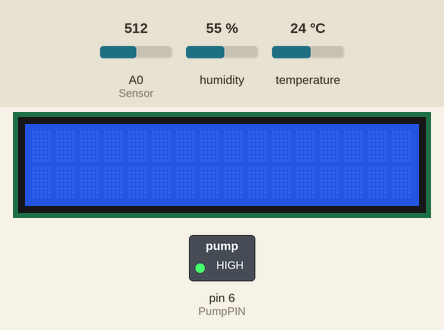
Recording of a sketch running on a simulated Arduino Uno, built with avr-gcc and run on an emulated ATmega328P. On the bench: 16×2 character LCD, switched loads named in the sketch (green lamp = pin HIGH). Wiring (inferred from the names in the program): IR receiver: data pin 13. The inputs (shaded band) are chosen by the test bench; at power-on: A0 (Sensor) = 512, humidity 55 %, temperature 24 °C. What the sketch prints to the serial monitor is not drawn.

Above: at 1.2 s.
1.3 s: A0 (Sensor) set to 698
14.3 s: A0 (Sensor) set to 722
At 27.0 s:
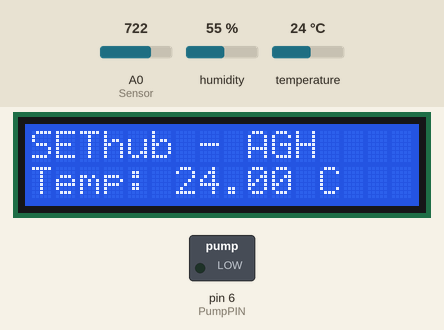
27.8 s: humidity set to 22 %
At 41.7 s:
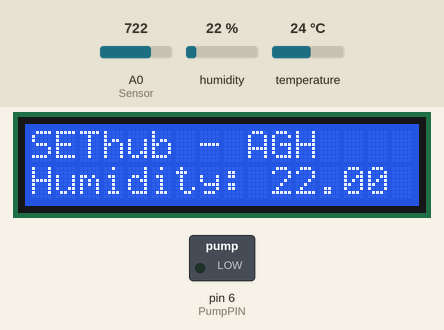
41.8 s: temperature set to 12 °C
At 51.3 s:
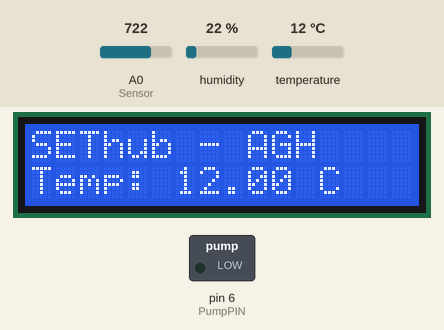
55.0 s: A0 (Sensor) set to 763
At 68.9 s:
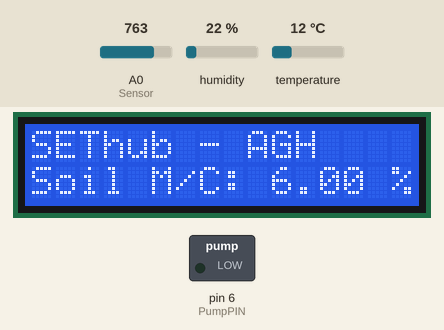
69.0 s: humidity set to 40 %
At 79.2 s:
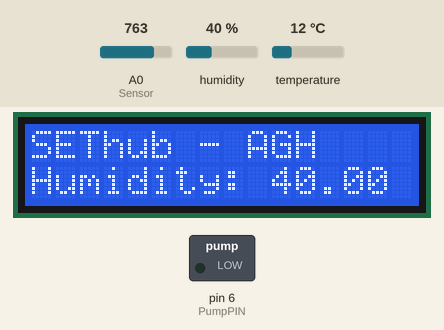
Timing chart, 0 to 80.7 s (numbered marks = the images above; inputs shaded):
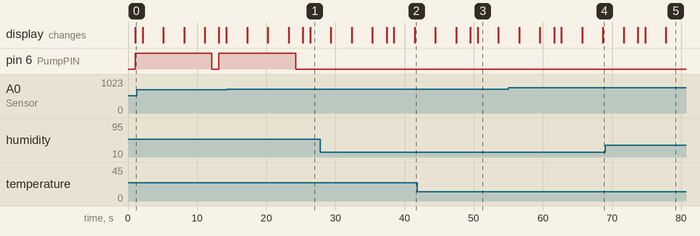

The sketch:

automatic_green_house.ino
```cpp
/**** Libraries *****/

// LCD
#include <LiquidCrystal.h>
const int rs = 12, en = 11, d4 = 5, d5 = 4, d6 = 3, d7 = 2;


// AM2320 I2C temperature and humidity sensor
#include <Adafruit_Sensor.h>
#include <Adafruit_AM2320.h>

Adafruit_AM2320 TempSensor = Adafruit_AM2320();

//
#include <SoftwareSerial.h>
SoftwareSerial gprsSerial(9, 10); // tX,rX

// IR sensor
int IRSensorPIN = 13;
//
int PumpPIN = 6;

/**** Main *****/

float temp;
float humidity;
float moisture;
float moisture_raw;
float sunlight;
int irrigation;

int counter = 0;

// Mouiter


void setup() {
  // set up the LCD's number of columns and rows:
LiquidCrystal lcd(rs, en, d4, d5, d6, d7);

  TempSensor.begin();

  // sensor pin INPUT
  pinMode (IRSensorPIN, INPUT);

  // Relay
  pinMode(PumpPIN, OUTPUT);
  digitalWrite(PumpPIN, HIGH);

  // put your setup code here, to run once:
  Serial.begin(9600);
  gprsSerial.begin(9600);
}

void loop() {
  digitalWrite(PumpPIN, LOW );

  // Input
  get_temp();
  get_moisture();

  if (moisture < 20)
  {
    pump_on();

  }
  else{
    pump_off();
    }

  // Output
  int IRStatus = digitalRead (IRSensorPIN);

  Serial.println("IRStatus");
  Serial.println(IRStatus);

  //if (IRStatus == 0)
    display_on();

    // Sent data API
    Serial.println("Counter");
    Serial.println(counter);
    if (counter == 45) {
      put_data();
      counter = 0;
    }
    delay(1000);
  counter++;
  irrigation = 0;
}
void get_moisture() {
  const int AirValue = 790;   //This is the sensor value when completely dry
  const int WaterValue = 390; //This is the sensor value when submerged in water.
  int soil_moisture = 0;
  int soil_moisture_percent = 0;
  soil_moisture = analogRead(A0);  //put Sensor insert into soil

   moisture_raw = soil_moisture;
  Serial.println(soil_moisture);
  soil_moisture_percent = map(soil_moisture, AirValue, WaterValue, 0, 100);
    Serial.println("mouiter %");

  Serial.println(soil_moisture_percent);
  if (soil_moisture_percent >= 100)
  {
    moisture = 100;
  }
  else if (soil_moisture_percent <= 0)
  {
    moisture = 0 ;
  }
  else if (soil_moisture_percent > 0 && soil_moisture_percent < 100)
  {
    moisture = soil_moisture_percent;
  }

}

void get_temp() {

  temp = TempSensor.readTemperature();
  delay(1000);
  humidity = TempSensor.readHumidity();
}

void display_on() {
  LiquidCrystal lcd(rs, en, d4, d5, d6, d7);
  lcd.begin(16, 2);
  delay(1000);
  lcd.setCursor(0, 0);
  lcd.print("SEThub - AGH");
  lcd.setCursor(0, 1);
  lcd.print("Temp: ");
  lcd.print(temp);
  lcd.print(" C");
  delay(3000);
  lcd.setCursor(0, 1);
  lcd.print("Humidity: ");
  lcd.print(humidity);
  lcd.print(" %");
  delay(3000);
  lcd.setCursor(0, 1);
  lcd.print("Soil M/C: ");
  lcd.print(moisture);
  lcd.print(" %");
  delay(3000);

  lcd.clear();
}

void pump_on() {
  digitalWrite(PumpPIN, LOW );
  irrigation = 1;

}

void pump_off() {
  digitalWrite(PumpPIN, HIGH  );
  irrigation = 0;

}

void put_data() {
  if (gprsSerial.available())
  {
    Serial.write(gprsSerial.read());

  }

  gprsSerial.println("AT");
  delay(1000);
  ShowSerialData();
/*
  gprsSerial.println("AT+CPIN?");
  delay(1000);

  gprsSerial.println("AT+CREG?");
  delay(1000);

  gprsSerial.println("AT+CGATT?");
  delay(1000);

  gprsSerial.println("AT+CIPSHUT");
  delay(1000);

  gprsSerial.println("AT+CIPSTATUS");
  delay(2000);*/

  gprsSerial.println("AT+CIPMUX=0");
  delay(2000);

  ShowSerialData();

  gprsSerial.println("AT+CSTT=\"data.lycamobile.ie\",\"lmie\",\"plus\"");//start task and setting the APN,
      Serial.println(gprsSerial.readString());

  delay(1000);

  ShowSerialData();

  gprsSerial.println("AT+CIICR");//bring up wireless connection
  delay(3000);

  ShowSerialData();

  gprsSerial.println("AT+CIFSR");//get local IP adress
  delay(2000);

  ShowSerialData();

  gprsSerial.println("AT+CIPSPRT=0");
  delay(3000);

  ShowSerialData();

  gprsSerial.println("AT+CIPSTART=\"TCP\",\"api.thingspeak.com\",\"80\"");//start up the connection
  delay(6000);

  ShowSerialData();

  gprsSerial.println("AT+CIPSEND");//begin send data to remote server
  delay(4000);
  ShowSerialData();

  String str = "GET https://api.thingspeak.com/update?api_key=VE8ZMHII1G58ZGE6&field1=" + String(temp) + "&field2=" + String(humidity) + "&field3=" + String(moisture) + "&field4=" + String(sunlight) + "&field5=" + String(irrigation)+ "&field6=" + String(moisture_raw);
  Serial.println(str);
  gprsSerial.println(str);//begin send data to remote server

  delay(4000);
  ShowSerialData();

  gprsSerial.println((char)26);//sending
  delay(5000);//waitting for reply, important! the time is base on the condition of internet
  gprsSerial.println();

  ShowSerialData();

  gprsSerial.println("AT+CIPSHUT");//close the connection
  delay(100);
  ShowSerialData();

}
void ShowSerialData()
{
  Serial.println("data");
  while (gprsSerial.available() != 0)
    Serial.write(gprsSerial.read());
  delay(5000);

}
```

Measured:
- the behaviour switches between 710 and 711 on A0 (Sensor) (found by bisection; images 0 and 1)
- the behaviour switches between 750 and 751 on A0 (Sensor) (found by bisection; images 3 and 4)
- after the input at 14.3 s, pin 6 (PumpPIN): goes on until 24.2 s, then stays LOW
- after the input at 55.0 s, the display: first differs from a run without the input after 13.7 s (image 4)
- what the display in image 3 shows lasts 3.0 s, from 50.6 s to 53.6 s
